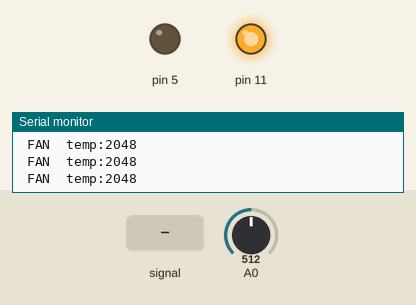
Simulated run of this program. Board: Arduino Mega 2560, built with avr-gcc and run on an emulated ATmega2560. Shown: output pins drawn as LEDs (lit = HIGH), the last lines printed to the serial monitor. The test bench sets the inputs (shaded band); at power-on: A0 = 512.

Above: at 0.8 s.
0.9 s: A0 fed a 200 Hz sine of ±460 counts around its level
At 1.6 s:
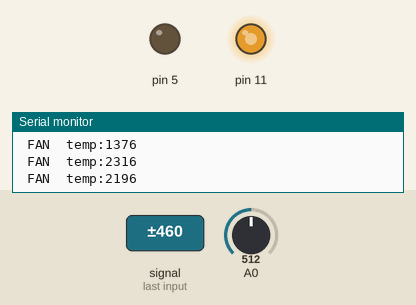
2.4 s: A0 set to 0
At 3.5 s:
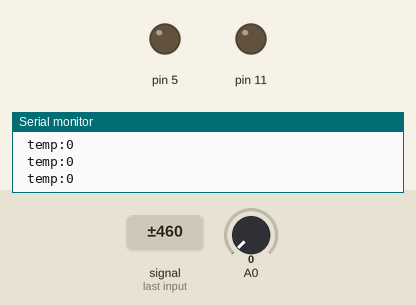
Timing chart, 0 to 5.4 s (numbered marks = the images above; inputs shaded):
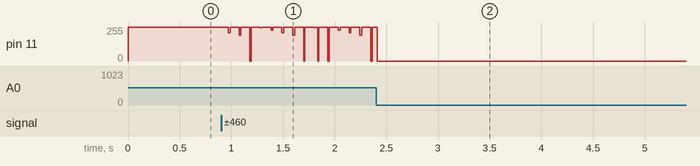

The program:

main.cpp
```cpp
// Author: Laura Camp, Ryan Nyborg, Megan Lubbers
// Net ID: lauracamp, rnyborg, meglubbers
// Date:  4/9/17
// Assignment: Project Demonstration #1
//
// Description: This file contains a programmatic overall description of the
// program. It should never contain assignments to special function registers
// for the exception key one-line code such as checking the state of the pin.
//
// Requirements:
//----------------------------------------------------------------------//

#include <Arduino.h>
#include <avr/io.h>
#include "timer.h"
#include "adc.h"
#include "pwm.h"

volatile unsigned int adc_val = 0;
volatile unsigned int adc1_val = 0;
volatile unsigned int adc_state = 0;


#define ADC_TEMP 0 //temperature adc
#define ADC_MOISTURE 1 //soil moisture adc
#define TEMP_THRESHOLD 730 //adc value to begin fan
#define MOISTURE_THRESHOLD 400 //adc value to begin watering


int main(){
  Serial.begin(9600);
  sei(); // enable global interrupt

  // initialize here
  initTimer1();
  initADC0();
  initPWM();

  while(1){
    // temp sensor
      ADMUX &= ~(1 << MUX0 |1 << MUX1);
      adc_val = ADCL;
      adc_val = adc_val | (ADCH << 8);
      Serial.print(" temp:");
      Serial.print(4*adc_val);
      Serial.println("");
     if(4*adc_val > TEMP_THRESHOLD){
       fanOn(adc_val*4);
       Serial.print(" FAN ");
     }
     else if(4*adc_val < TEMP_THRESHOLD){
       fanOff();
     }


    //  // soil moisture
    //  ADMUX &= ~(1 << MUX1);
    //  ADMUX |= (1 << MUX0);
    //  adc1_val = ADCL;
    //  adc1_val = adc1_val + (ADCH << 8);
    //  Serial.print(" moisture:");
    //  Serial.print(adc1_val);
    //  Serial.println("");
    //  adc_state = ADC_TEMP;
    //  if(adc1_val < MOISTURE_THRESHOLD){
    //    waterOn();
    //    fanOff();
    //    Serial.println(" WATER ");
    //  }
    //  else if(adc1_val > MOISTURE_THRESHOLD){
    //    waterOff();
    //    Serial.println(" ");
    //  }


    ADCSRA |= (1 << ADIF);

}

  return 0;
}

ISR(ADC_vect){
  // if(adc_state == ADC_TEMP){ //reading temp
  //    ADMUX &= ~(1 << MUX0 |1 << MUX1);
  //    adc_val = ADCL;
  //    adc_val = adc_val | (ADCH << 8);
  //    Serial.print(" temp:");
  //    Serial.print(4*adc_val);
  //   //
  //   if(4*adc_val > TEMP_THRESHOLD){
  //     fanOn(adc_val*4);
  //     Serial.print(" FAN ");
  //   }
  //   else if(4*adc_val < TEMP_THRESHOLD){
  //     fanOff();
  //   }
  //   adc_state = ADC_MOISTURE;
  //
  // }

//   else if(adc_state == ADC_MOISTURE){ //reading moisture
//     ADMUX &= ~(1 << MUX1);
//     ADMUX |= (1 << MUX0);
//     adc1_val = ADCL;
//     adc1_val = adc1_val + (ADCH << 8);
//     Serial.print(" moisture:");
//     Serial.print(adc1_val);
//     adc_state = ADC_TEMP;
//     if(adc1_val < MOISTURE_THRESHOLD){
//       waterOn();
//       fanOff();
//       Serial.println(" WATER ");
//     }
//     else if(adc1_val > MOISTURE_THRESHOLD){
//       waterOff();
//       Serial.println(" ");
//     }
// }

}
```

adc.cpp
```cpp
// Author: Laura Camp, Ryan Nyborg, Megan Lubbers
// Net ID: lauracamp, rnyborg, meglubbers
// Date:  4/9/2017
// Assignment: Project Demonstration #1
//
// Description:
//----------------------------------------------------------------------//

#include "adc.h"
#include <avr/io.h>

//10 bit ADC

void initADC0(){
  //set AVCC as positive reference
  ADMUX |= (1 << REFS0);
  //disable ADC0 pin digital input
  DIDR0 |= (1 << ADC0D);
  DIDR0 |= (1 << ADC1D);
  //turns on the ADC, enables auto trigger, etc.
  ADCSRA |= (1 << ADEN | 1 << ADSC | 1 << ADATE | 1 << ADIE);
  ADCSRA |= (1<<ADPS0 |1<<ADPS1);
}
```

adc.h
```cpp
// Author: Laura Camp, Ryan Nyborg, Megan Lubbers
// Net ID: lauracamp, rnyborg, meglubbers
// Date:  4/9/2017
// Assignment: Project Demonstration #1
//
// Description:
//----------------------------------------------------------------------//

#ifndef ADC_H
#define ADC_H


void initADC0();

#endif
```

pwm.cpp
```cpp
// Author: Laura Camp, Ryan Nyborg, Megan Lubbers
// Net ID: lauracamp, rnyborg, meglubbers
// Date:  4/9/2017
// Assignment: Project Demonstration #1
//
// Description:
//----------------------------------------------------------------------//
#include "pwm.h"
#include <Arduino.h>

// Clock is 16 MHz
void initPWM(){
  // Configure Timer 1 to fast PWM, 10 bit
    TCCR1A |= (1 << WGM10 | 1 << WGM11);
    TCCR1B |= (1 << WGM12);
    TCCR1B &= ~(1 << WGM13);

  // Configure Timer 3 to fast PWM, 10 bit
    TCCR3A |= (1 << WGM10 | 1 << WGM11);
    TCCR3B |= (1 << WGM12);
    TCCR3B &= ~(1 << WGM13);

  // set prescalar to 1
    TCCR1B |= (1 << CS10);
    TCCR1B &= ~(1 << CS11 | 1 << CS12);
    TCCR3B |= (1 << CS10);
    TCCR3B &= ~(1 << CS11 | 1 << CS12);

  // set clear on compare match mode   //noninverting mode
    TCCR1A |= (1 << COM1A1 | 1 << COM1B1);
    TCCR1A &= ~(1 << COM1A0 | 1 << COM1B0);
    TCCR3A |= (1 << COM1A1 | 1 << COM1B1);
    TCCR3A &= ~(1 << COM1A0 | 1 << COM1B0);

  //set duty cycles
    OCR1AH = 0x00;
    OCR1AL = 0x00;
    OCR3AH = 0x00;
    OCR3AL = 0x00;


  // set the pin as output (this must be done last)
    DDRB |= (1 << DDB5); //pin 11 on board
    DDRE |= (1 << DDE3); // pin 5 on board
}

void fanOn(unsigned int adc_val){
  OCR1AH = (adc_val >> 8); //top 8 bits of adc
  OCR1AL = adc_val & 0x00FF; //lower 8 bits of adc
}
void fanOff(){
  OCR1AH = 0x00;
  OCR1AL = 0x00;
}

void waterOn(){
  OCR3AH =  0x0F;
  OCR3AL =  0x00;
}
void waterOff(){
  OCR3AH = 0x00;
  OCR3AL = 0x00;
}
```

pwm.h
```cpp
// Author: Laura Camp, Ryan Nyborg, Megan Lubbers
// Net ID: lauracamp, rnyborg, meglubbers
// Date:  4/9/2017
// Assignment: Project Demonstration #1
//
// Description:
//----------------------------------------------------------------------//

#ifndef PWM_H
#define PWM_H
#include <avr/io.h>


void initPWM();
void fanOn(unsigned int adc_val);
void fanOff();
void waterOn();
void waterOff();

#endif
```

timer.cpp
```cpp
// Author: Laura Camp, Ryan Nyborg, Megan Lubbers
// Net ID: lauracamp, rnyborg, meglubbers
// Date:  4/9/2017
// Assignment: Project Demonstration #1
//
// Description: This file implements functions that utilize the timers
//----------------------------------------------------------------------//

#include "timer.h"

void initTimer1(){
  //set timer 1 to ctc mode
      TCCR1A &= ~(1 << WGM11 | 1 << WGM10);
      TCCR1B |= (1 << WGM12);
      TCCR1B &= ~(1 << WGM13);
//set timer 3 to ctc mode
      TCCR3A &= ~(1 << WGM11 | 1 << WGM10);
      TCCR3B |= (1 << WGM12);
      TCCR3B &= ~(1 << WGM13);
}
```

timer.h
```cpp
// Author: Laura Camp, Ryan Nyborg, Megan Lubbers
// Net ID: lauracamp, rnyborg, meglubbers
// Date:  4/9/2017
// Assignment: Project Demonstration #1
//
// Description: This file describes functions used by the timer
//----------------------------------------------------------------------//

#ifndef TIMER_H
#define TIMER_H

#include <avr/io.h>

void initTimer1();

#endif
```
